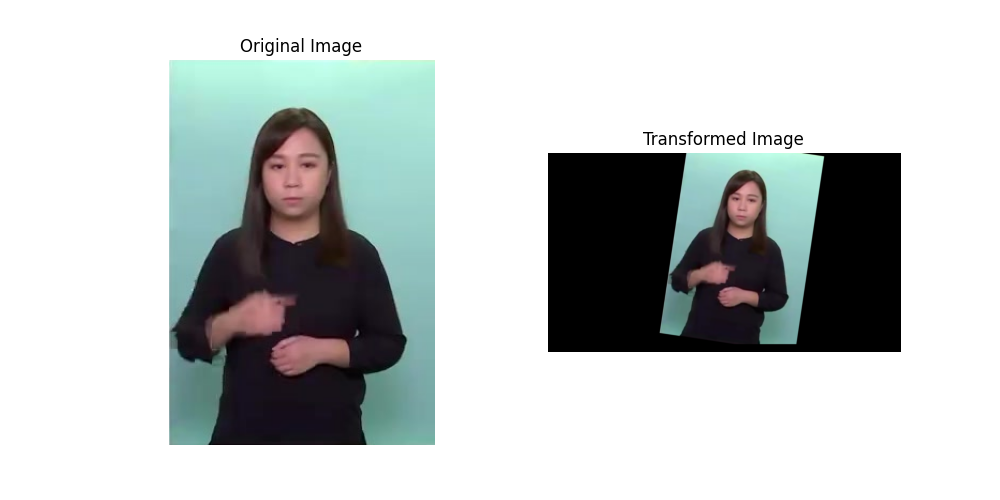
#> input picture archive/src_test/img_test/comparison_1.png, 1000 x 500 px
$ python -i image_transformation.py   (imports and definitions only)
#> lines starting #> are read from the running program, lines starting #| are printed output that depends on the picture; after the words box and inside, x2 and y2 are one past the last pixel; in counts of white or black regions, pixels touching at a corner belong together
#> further down, picture is the input picture: shape (500, 1000, 3); mean B, G, R 198.1, 198.8, 193.8
import cv2
import numpy as np

# [44 lines left out: functions pad_to_size, apply_random_transformation, not called in this run]

def ensure_in_bounds(image, target_size=(1920, 1080)):
#> called with target_size = (1920, 1080)
    rows, cols, _ = image.shape
#> rows = 500; cols = 1000
    target_cols, target_rows = target_size

    # Create a black canvas of the target size
    canvas = np.zeros((target_rows, target_cols, 3), dtype=np.uint8)

    # Find the bounding box of non-black pixels
    gray = cv2.cvtColor(image, cv2.COLOR_BGR2GRAY)
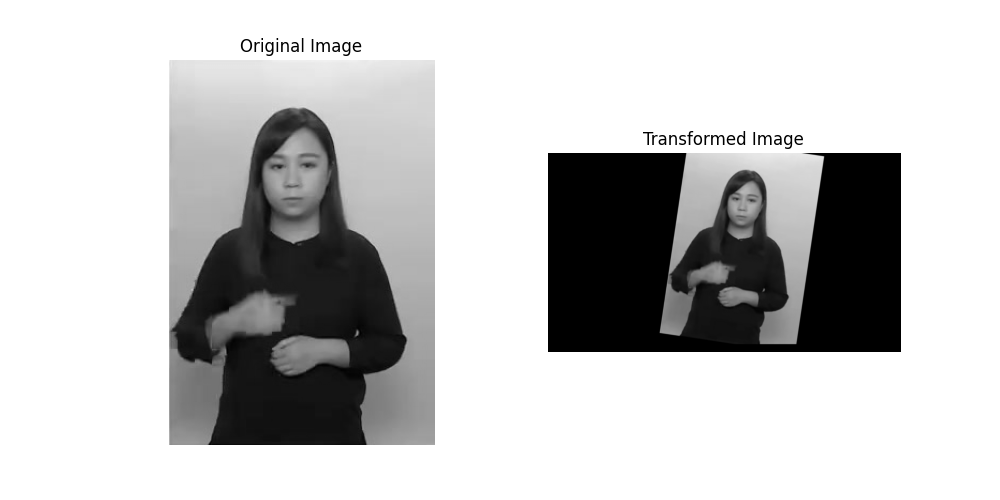
#> gray: shape (500, 1000); min 0, max 255, mean 197.2
    _, thresh = cv2.threshold(gray, 1, 255, cv2.THRESH_BINARY)
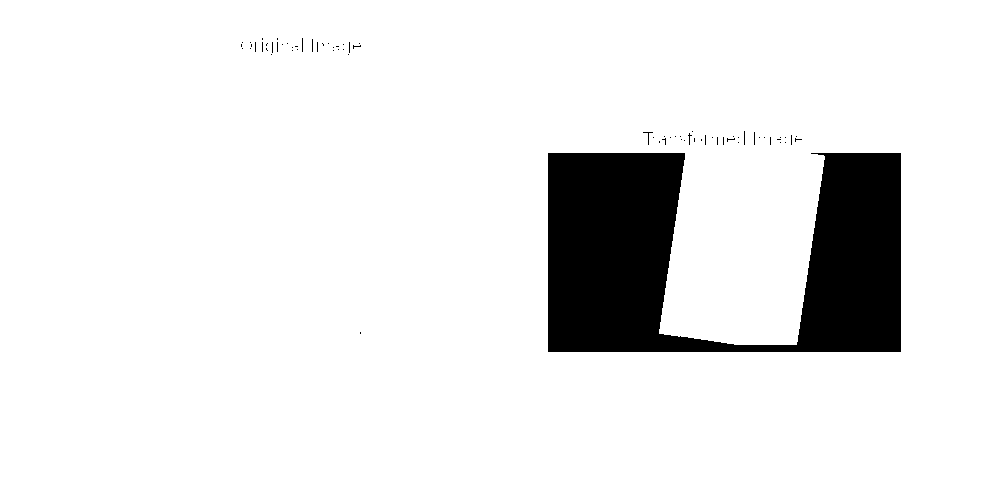
#> thresh: shape (500, 1000); 91.2% white; 73 black regions (71 under 20 px), largest, box (x1, y1, x2, y2) and area: (548, 153, 901, 352) 43844, (643, 132, 653, 145) 22
    contours, _ = cv2.findContours(thresh, cv2.RETR_EXTERNAL, cv2.CHAIN_APPROX_SIMPLE)
#> contours = [[[0, 0], [0, 499], [999, 499], [999, 0]]]
    x, y, w, h = cv2.boundingRect(contours[0])
#> x = 0; y = 0; w = 1000; h = 500

    # Calculate the position to place the image on the canvas
    top = (target_rows - h) // 2
#> top = 290
    left = (target_cols - w) // 2
#> left = 460

    # Place the image on the canvas
    canvas[top:top+h, left:left+w] = image[y:y+h, x:x+w]
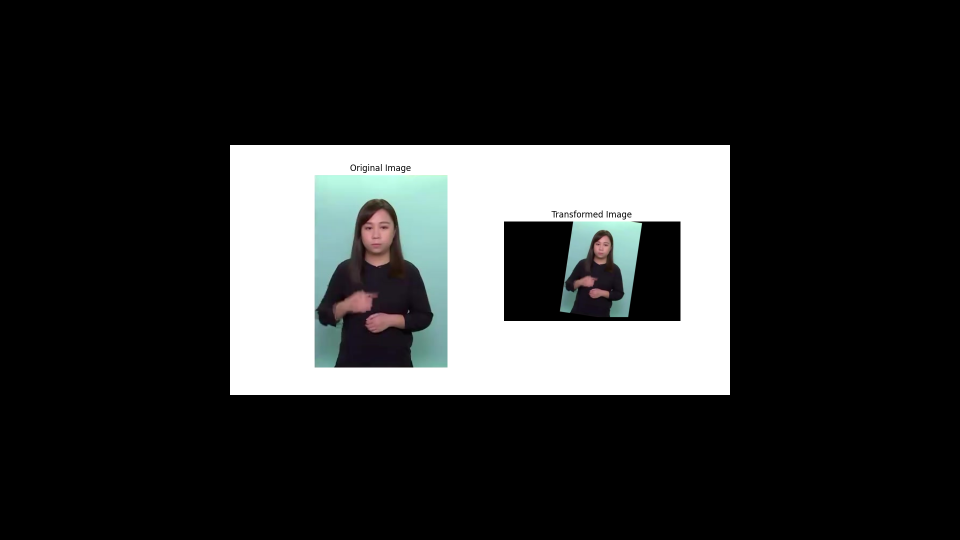
#> canvas: shape (1080, 1920, 3) (shown at 1/2 size); mean B, G, R 47.8, 47.9, 46.7

    return canvas

>>> import cv2
>>> picture = cv2.imread('../../src_test/img_test/comparison_1.png')
>>> result = ensure_in_bounds(picture)
